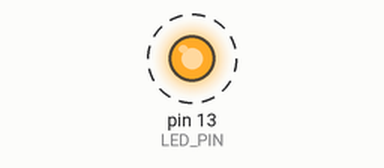
Recording of a sketch running on a simulated Arduino Uno, built with avr-gcc and run on an emulated ATmega328P. On the bench: output pins drawn as LEDs (lit = HIGH). Dashed ring = blinking.

Above: at 0.5 s.
Timing chart, 0 to 4.6 s (numbered marks = the images above):
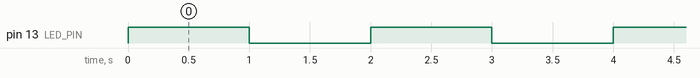

The sketch:

Blink.ino
```cpp
// (licence header left out)
#ifndef LED_PIN
#define LED_PIN 13  // Most Arduino boards already have a LED attached to pin 13 on the board itself
#endif


void setup()
{
  pinMode(LED_PIN, OUTPUT);     // set pin as output
}

void loop()
{
  digitalWrite(LED_PIN, HIGH);  // set the LED on
  delay(1000);                  // wait for a second
  digitalWrite(LED_PIN, LOW);   // set the LED off
  delay(1000);                  // wait for a second
}
```

Measured:
- by itself, pin 13 (LED_PIN): alternates HIGH for 1.0 s and LOW for 1.0 s
